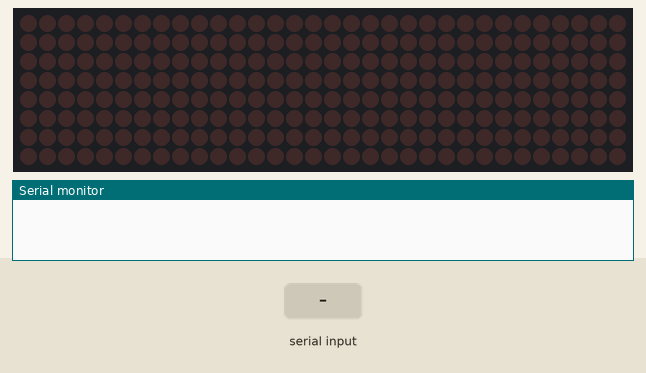
Simulated run of this sketch. Board: Arduino Uno, built with avr-gcc and run on an emulated ATmega328P. Parts: 32×8 LED matrix, the last lines printed to the serial monitor. The test bench sets the inputs (shaded band).

Above: at 1.2 s.
1.3 s: "1\n" received over the second serial link
At 1.46 s:
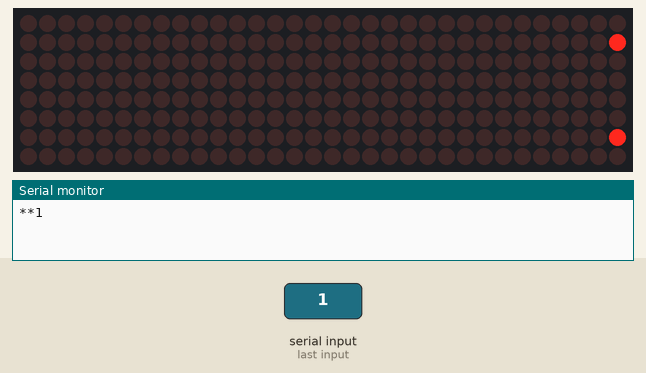
3.4 s: "0\n" received over the second serial link
At 3.56 s:
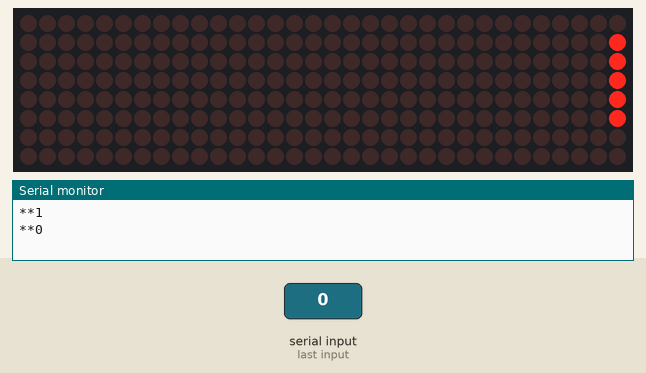
5.2 s: "2\n" received over the second serial link
At 5.36 s:
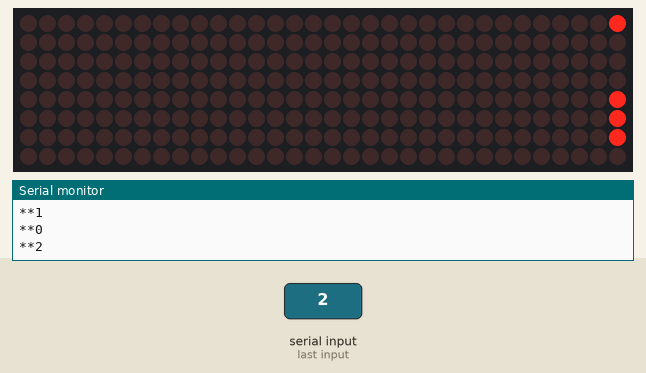
Timing chart, 0 to 8.2 s (numbered marks = the images above; inputs shaded):
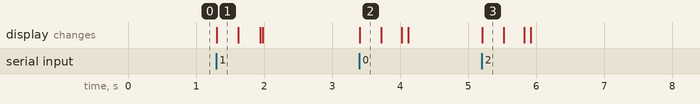

Measured:
- after the input at 1.3 s, the display: changes at once (image 1)
- after the input at 3.4 s, the display: changes at once (image 2)
- after the input at 5.2 s, the display: changes at once (image 3)

The sketch:

subtitles.ino
```cpp
#include <MD_Parola.h>
#include <MD_MAX72xx.h>
#include <SoftwareSerial.h>

#define HARDWARE_TYPE MD_MAX72XX::FC16_HW
#define MAX_DEVICES 4
#define CLK_PIN 13
#define DATA_PIN 11
#define CS_PIN 10

MD_Parola disp = MD_Parola(HARDWARE_TYPE, DATA_PIN, CLK_PIN, CS_PIN, MAX_DEVICES);
SoftwareSerial bluetooth(2, 3);

String receivedText = "";

void setup() {
  bluetooth.begin(9600);

  disp.begin();
  disp.setIntensity(1);
  disp.displayClear();

  Serial.begin(9600);
}

void loop() {
  if (bluetooth.available()) {
    char receivedChar = bluetooth.read();
    Serial.print("*");
    if (receivedChar != '\n') {
      receivedText += receivedChar;
    } else {
      Serial.println(receivedText);
      receivedText.trim();
      receivedText+=" ";
    }
  }
  scrollText();
}

void scrollText() {
  if (disp.displayAnimate()) {
    const char* textPtr = receivedText.c_str();
    disp.displayScroll(textPtr, PA_CENTER, PA_SCROLL_LEFT, 20);
    disp.displayReset();
    receivedText = "";
  }
}
```
